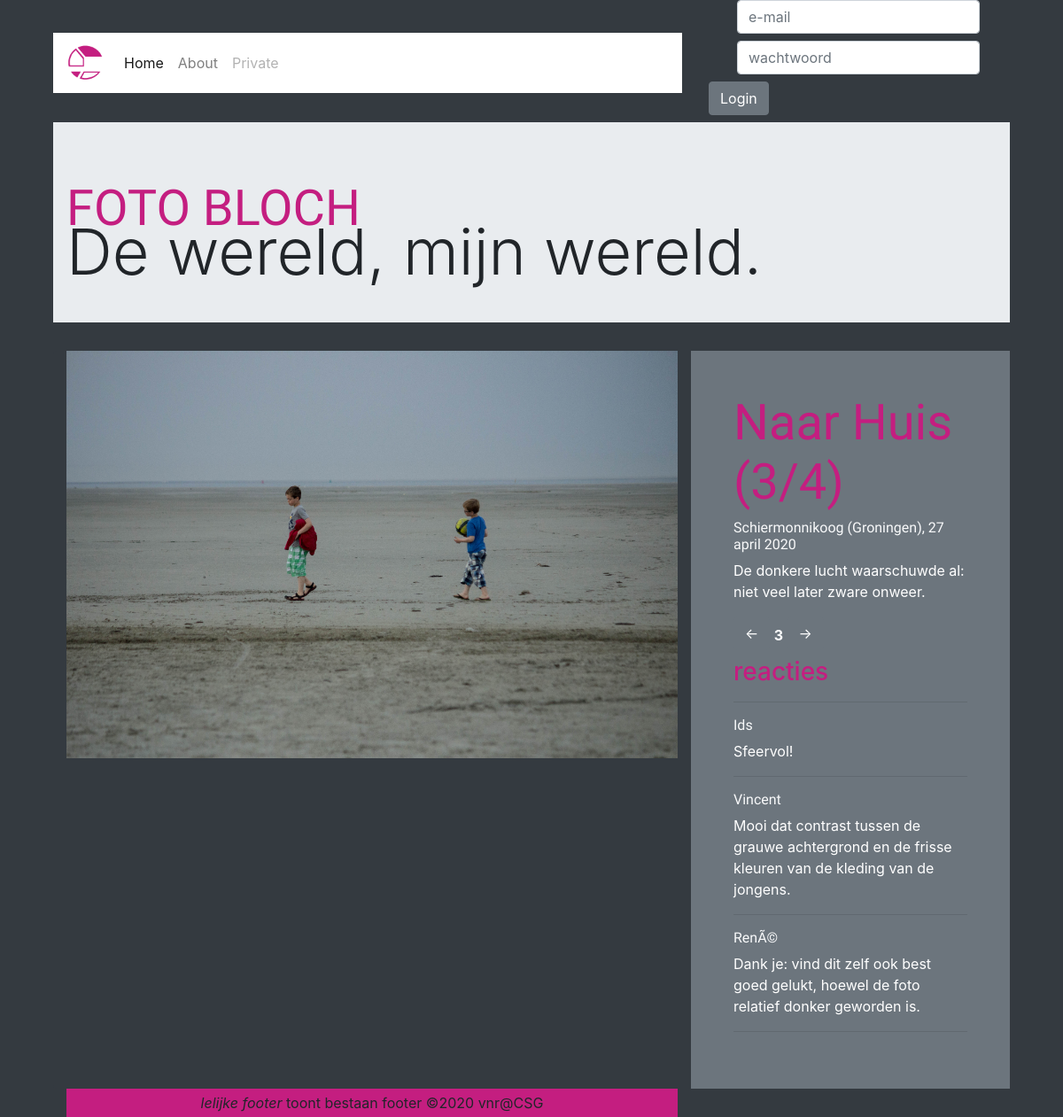
Screenshot of /?nr=3 with the database file from the repository.
### tables this page shows
CREATE TABLE `fotos` (
  `id` int(4) NOT NULL,
  `titel` varchar(32) NOT NULL,
  `subtitel` varchar(64) NOT NULL,
  `omschrijving` varchar(512) NOT NULL
);

CREATE TABLE `reacties` (
  `id` int(4) NOT NULL,
  `foto` int(4) NOT NULL,
  `account` int(4) NOT NULL,
  `reactie` varchar(512) NOT NULL
);

### index.php (the view, shortened to what this page needs)
<?php
require('php/header.php');
$sql = "SELECT * FROM fotos";
$records = mysqli_query($DBverbinding, $sql);
$aantalFotos = mysqli_num_rows($records);
if (isset($_GET["nr"]) && $_GET["nr"] <= $aantalFotos && $_GET["nr"] > 0) {
    $fotoNummer = $_GET["nr"];
}
else {
    $fotoNummer = 1;
}
$sql = "SELECT * FROM fotos WHERE id = $fotoNummer";
$record = mysqli_query($DBverbinding, $sql);
$fotoData = mysqli_fetch_assoc($record);
$sql = "SELECT id,naam FROM accounts";
$records = mysqli_query($DBverbinding, $sql);
$namen = [];
if (mysqli_num_rows($records) > 0) {
    while($naam = mysqli_fetch_assoc($records)) {
        $namen[$naam['id']] = utf8_decode($naam['naam']);
    }
}
$sql = "SELECT * FROM reacties WHERE foto = $fotoNummer";
$records = mysqli_query($DBverbinding, $sql);
$reacties = [];
if (mysqli_num_rows($records) > 0) {
    while($record = mysqli_fetch_assoc($records)) {
        array_push($reacties,$record);
    }
}
?>
    <div class="container-fluid text-white rounded bg-dark">
        <div class="row">
            <div class="col-md-8 align-items-center">
                <img src="images/<?= $fotoNummer?>.jpg" class="img-fluid">
            </div>
            <section class="col-md-4 p-5 align-items-center bg-secondary">
                <h1 class="display-4"><?= utf8_decode($fotoData['titel']).' ('.$fotoData['id'].'/'.$aantalFotos.')'?></h1>
                <h6><?= utf8_decode($fotoData['subtitel'])?></h6>
                <p><?= utf8_decode($fotoData['omschrijving'])?></p>
<?php
$vorige = $fotoNummer - 1;
$volgende = $fotoNummer + 1;
echo '<a href="?nr='.$vorige.'"><button type="submit" class="btn btn-secondary mb-2">&#8592;</button></a>';
echo " <strong>$fotoNummer</strong> ";
echo '<a href="?nr='.$volgende.'"><button type="submit" class="btn btn-secondary mb-2">&#8594;</button></a>';
?>
<?php
if ($reacties == []) {
    echo '<h3>nog geen reacties</h3>';
}
else {
    echo '<h3>reacties</h3><hr>';
    foreach ($reacties as $reactie) {
        echo "<article><h6>{$namen[$reactie['account']]}</h6><p>".utf8_decode($reactie['reactie'])."</p><hr></article>";
    }
}
?>
            </section>
        </div>
    </div>
<?php
require('php/footer.php');
?>

### css/public.css (style rules this page uses)
:root { --primary:#007bff; --secondary:#6c757d; --success:#28a745; --info:#17a2b8; --warning:#ffc107; --danger:#dc3545; --light:#f8f9fa; --dark:#343a40; --roze: #c41e80; }
html,body { height: 100%; }
body { margin: 0; }
header, section, footer, aside, nav, main, article, figure { display: block; }
body { margin-left: 5%; margin-right: 5%; background-color: var(--dark); }
h1 { font-family: 'Indie Flower', sans; color: var(--roze); }
h3 { color: var(--roze); }
h6 { font-family: 'Indie Flower', serif; color: var(--light); }

### rows the page displays
fotos: titel "Naar Huis", id "3", subtitel "Schiermonnikoog (Groningen), 27 april 2020", omschrijving "De donkere lucht waarschuwde al: niet veel later zware onweer."
reacties: account "Ids", reactie "Sfeervol!"
reacties: account "Vincent", reactie "Mooi dat contrast tussen de grauwe achtergrond en de frisse kleuren van de kleding van de jongens."
reacties: account "RenÃ©", reactie "Dank je: vind dit zelf ook best goed gelukt, hoewel de foto relatief donker geworden is."

### other values shown
$aantalFotos "4"
$fotoNummer "3"
